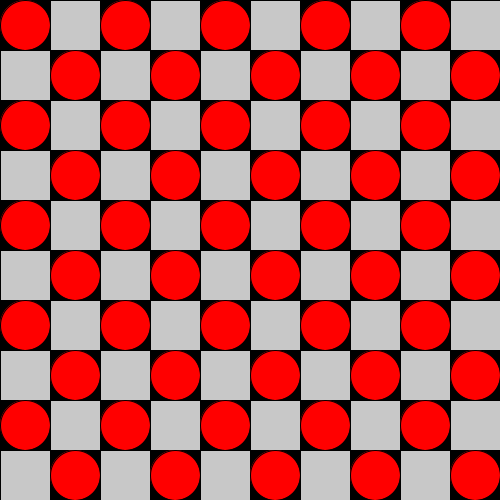
Frame 1 (no input)
Frame 60 (the mouse pressed at the canvas centre just before this capture): identical to frame 1, image omitted
Frame 120 (the mouse held since frame 60 and released just before this capture): identical to frame 1, image omitted

The Processing sketch that drew this single still picture (run headless with seeded random() and noise(); from frame 60 on, the mouse is pressed at the canvas centre):

// Processing sketch: ejem3ForAnidadoAlterna
// ── ejem3ForAnidadoAlterna.pde
int cant= 10;
int ancho;
void setup() {
  size(500, 500);
  ancho = width/cant;
}
void draw() {
  background(0);
  for (int x=0; x<cant; x++) {
    for (int y=0; y<cant; y++) {
      if ((x+y)%2==0) {
        fill(255, 0, 0);
        //ellipseMode(CORNER);
        ellipse(x*ancho+ancho/2, y*ancho+ancho/2, ancho, ancho);
      } else {
        fill(200);
        rect(x*ancho, y*ancho, ancho, ancho);
      }
    }
  }
}
